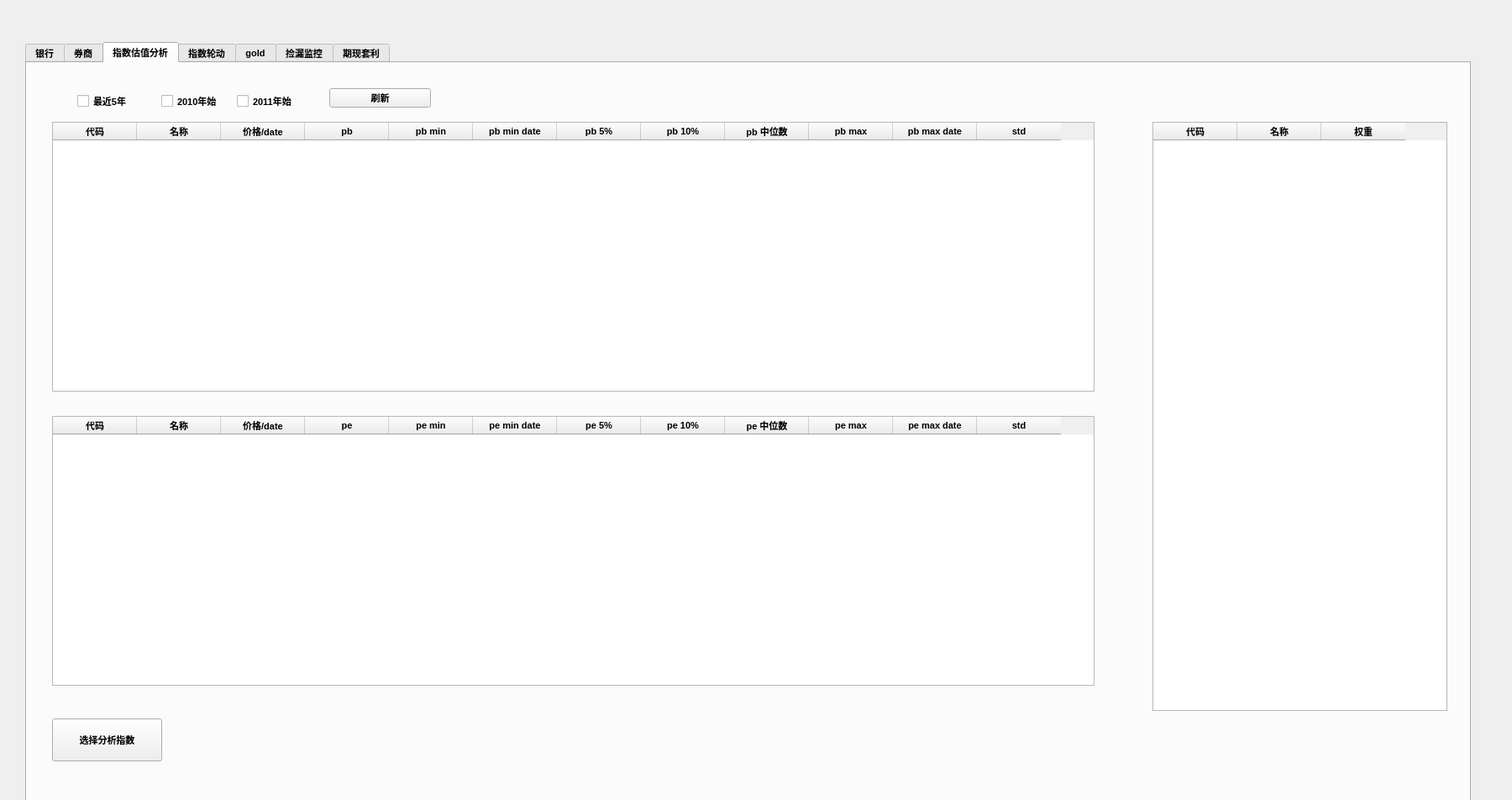
<?xml version="1.0" encoding="UTF-8"?>
<ui version="4.0">
 <class>dog</class>
 <widget class="QWidget" name="dog">
  <property name="geometry">
   <rect>
    <x>0</x>
    <y>0</y>
    <width>1800</width>
    <height>952</height>
   </rect>
  </property>
  <property name="windowTitle">
   <string>Form</string>
  </property>
  <widget class="QTabWidget" name="tabWidget">
   <property name="geometry">
    <rect>
     <x>30</x>
     <y>50</y>
     <width>1721</width>
     <height>921</height>
    </rect>
   </property>
   <property name="font">
    <font>
     <pointsize>8</pointsize>
     <weight>75</weight>
     <bold>true</bold>
    </font>
   </property>
   <property name="tabPosition">
    <enum>QTabWidget::North</enum>
   </property>
   <property name="tabShape">
    <enum>QTabWidget::Rounded</enum>
   </property>
   <property name="currentIndex">
    <number>2</number>
   </property>
   <property name="iconSize">
    <size>
     <width>30</width>
     <height>60</height>
    </size>
   </property>
   <property name="documentMode">
    <bool>false</bool>
   </property>
   <property name="tabsClosable">
    <bool>false</bool>
   </property>
   <property name="movable">
    <bool>false</bool>
   </property>
   <property name="tabBarAutoHide">
    <bool>false</bool>
   </property>
   <widget class="QWidget" name="tab">
    <attribute name="title">
     <string>银行</string>
    </attribute>
    <widget class="QTableWidget" name="tableWidget">
     <property name="geometry">
      <rect>
       <x>9</x>
       <y>90</y>
       <width>881</width>
       <height>721</height>
      </rect>
     </property>
     <column>
      <property name="text">
       <string>代码</string>
      </property>
     </column>
     <column>
      <property name="text">
       <string>名称</string>
      </property>
     </column>
     <column>
      <property name="text">
       <string>价格</string>
      </property>
     </column>
     <column>
      <property name="text">
       <string>PB</string>
      </property>
     </column>
     <column>
      <property name="text">
       <string>股息（税前）</string>
      </property>
     </column>
     <column>
      <property name="text">
       <string>股息率（税前）</string>
      </property>
     </column>
     <column>
      <property name="text">
       <string>分红公告期</string>
      </property>
     </column>
     <column>
      <property name="text">
       <string>flitter排名</string>
      </property>
     </column>
    </widget>
    <widget class="QGroupBox" name="groupBox">
     <property name="geometry">
      <rect>
       <x>1420</x>
       <y>60</y>
       <width>281</width>
       <height>141</height>
      </rect>
     </property>
     <property name="title">
      <string>行情接口选择</string>
     </property>
     <widget class="QLabel" name="label">
      <property name="geometry">
       <rect>
        <x>140</x>
        <y>10</y>
        <width>171</width>
        <height>31</height>
       </rect>
      </property>
      <property name="text">
       <string>行情接口对所有页面有效</string>
      </property>
     </widget>
     <widget class="QLabel" name="label_2">
      <property name="geometry">
       <rect>
        <x>20</x>
        <y>20</y>
        <width>54</width>
        <height>12</height>
       </rect>
      </property>
      <property name="text">
       <string>三选一</string>
      </property>
     </widget>
     <widget class="QWidget" name="layoutWidget">
      <property name="geometry">
       <rect>
        <x>20</x>
        <y>40</y>
        <width>115</width>
        <height>86</height>
       </rect>
      </property>
      <layout class="QVBoxLayout" name="verticalLayout">
       <item>
        <widget class="QCheckBox" name="checkBox_4">
         <property name="text">
          <string>通达信</string>
         </property>
        </widget>
       </item>
       <item>
        <widget class="QCheckBox" name="checkBox_5">
         <property name="text">
          <string>tushare</string>
         </property>
        </widget>
       </item>
       <item>
        <widget class="QCheckBox" name="checkBox_7">
         <property name="text">
          <string>joinquant</string>
         </property>
        </widget>
       </item>
      </layout>
     </widget>
    </widget>
    <widget class="QPushButton" name="pushButton">
     <property name="geometry">
      <rect>
       <x>740</x>
       <y>830</y>
       <width>151</width>
       <height>41</height>
      </rect>
     </property>
     <property name="text">
      <string>更新银行行业信息表</string>
     </property>
    </widget>
    <widget class="QPushButton" name="pushButton_2">
     <property name="geometry">
      <rect>
       <x>740</x>
       <y>40</y>
       <width>151</width>
       <height>41</height>
      </rect>
     </property>
     <property name="text">
      <string>刷新银行分红信息及排名表</string>
     </property>
    </widget>
    <widget class="QTableWidget" name="tableWidget_9">
     <property name="geometry">
      <rect>
       <x>910</x>
       <y>90</y>
       <width>491</width>
       <height>721</height>
      </rect>
     </property>
     <column>
      <property name="text">
       <string>名称</string>
      </property>
     </column>
     <column>
      <property name="text">
       <string>A 代码</string>
      </property>
     </column>
     <column>
      <property name="text">
       <string>HK 代码</string>
      </property>
     </column>
     <column>
      <property name="text">
       <string>H/A</string>
      </property>
     </column>
    </widget>
    <widget class="QPushButton" name="pushButton_6">
     <property name="geometry">
      <rect>
       <x>930</x>
       <y>40</y>
       <width>141</width>
       <height>41</height>
      </rect>
     </property>
     <property name="text">
      <string>刷新H/A溢价</string>
     </property>
    </widget>
    <widget class="QLabel" name="label_10">
     <property name="geometry">
      <rect>
       <x>1120</x>
       <y>50</y>
       <width>81</width>
       <height>21</height>
      </rect>
     </property>
     <property name="text">
      <string>HKD/RMB</string>
     </property>
    </widget>
    <widget class="QLineEdit" name="lineEdit_5">
     <property name="geometry">
      <rect>
       <x>1200</x>
       <y>50</y>
       <width>131</width>
       <height>20</height>
      </rect>
     </property>
    </widget>
   </widget>
   <widget class="QWidget" name="tab_2">
    <attribute name="title">
     <string>券商</string>
    </attribute>
    <widget class="QTableWidget" name="tableWidget_2">
     <property name="geometry">
      <rect>
       <x>20</x>
       <y>70</y>
       <width>1571</width>
       <height>481</height>
      </rect>
     </property>
     <column>
      <property name="text">
       <string>代码</string>
      </property>
     </column>
     <column>
      <property name="text">
       <string>名称</string>
      </property>
     </column>
     <column>
      <property name="text">
       <string>当前价格</string>
      </property>
     </column>
     <column>
      <property name="text">
       <string>昨收价</string>
      </property>
     </column>
     <column>
      <property name="text">
       <string>pb</string>
      </property>
     </column>
     <column>
      <property name="text">
       <string>pb min</string>
      </property>
     </column>
     <column>
      <property name="text">
       <string>pb_min 日期</string>
      </property>
     </column>
     <column>
      <property name="text">
       <string>pb 5%分位</string>
      </property>
     </column>
     <column>
      <property name="text">
       <string>pb 10%分位</string>
      </property>
     </column>
     <column>
      <property name="text">
       <string>pb中位数</string>
      </property>
     </column>
     <column>
      <property name="text">
       <string>pb max</string>
      </property>
     </column>
     <column>
      <property name="text">
       <string>pb_max 日期</string>
      </property>
     </column>
     <column>
      <property name="text">
       <string>pb 方差</string>
      </property>
     </column>
    </widget>
    <widget class="QPushButton" name="pushButton_3">
     <property name="geometry">
      <rect>
       <x>40</x>
       <y>30</y>
       <width>101</width>
       <height>31</height>
      </rect>
     </property>
     <property name="text">
      <string>刷新</string>
     </property>
    </widget>
    <widget class="QTableWidget" name="tableWidget_3">
     <property name="geometry">
      <rect>
       <x>20</x>
       <y>560</y>
       <width>1571</width>
       <height>341</height>
      </rect>
     </property>
     <column>
      <property name="text">
       <string>代码</string>
      </property>
     </column>
     <column>
      <property name="text">
       <string>名称</string>
      </property>
     </column>
     <column>
      <property name="text">
       <string>当前价格</string>
      </property>
     </column>
     <column>
      <property name="text">
       <string>昨收价</string>
      </property>
     </column>
     <column>
      <property name="text">
       <string>pe</string>
      </property>
     </column>
     <column>
      <property name="text">
       <string>pe min</string>
      </property>
     </column>
     <column>
      <property name="text">
       <string>pe_min 日期</string>
      </property>
     </column>
     <column>
      <property name="text">
       <string>pe 5%分位</string>
      </property>
     </column>
     <column>
      <property name="text">
       <string>pe 10%分位</string>
      </property>
     </column>
     <column>
      <property name="text">
       <string>pe中位数</string>
      </property>
     </column>
     <column>
      <property name="text">
       <string>pe max</string>
      </property>
     </column>
     <column>
      <property name="text">
       <string>pe_max 日期</string>
      </property>
     </column>
     <column>
      <property name="text">
       <string>pe 方差</string>
      </property>
     </column>
    </widget>
    <widget class="QCheckBox" name="checkBox">
     <property name="geometry">
      <rect>
       <x>180</x>
       <y>30</y>
       <width>141</width>
       <height>31</height>
      </rect>
     </property>
     <property name="text">
      <string>只分析重点关注标的</string>
     </property>
    </widget>
   </widget>
   <widget class="QWidget" name="tab_3">
    <attribute name="title">
     <string>指数估值分析</string>
    </attribute>
    <widget class="QTableWidget" name="tableWidget_4">
     <property name="geometry">
      <rect>
       <x>30</x>
       <y>70</y>
       <width>1241</width>
       <height>321</height>
      </rect>
     </property>
     <column>
      <property name="text">
       <string>代码</string>
      </property>
     </column>
     <column>
      <property name="text">
       <string>名称</string>
      </property>
     </column>
     <column>
      <property name="text">
       <string>价格/date</string>
      </property>
     </column>
     <column>
      <property name="text">
       <string>pb</string>
      </property>
     </column>
     <column>
      <property name="text">
       <string>pb min</string>
      </property>
     </column>
     <column>
      <property name="text">
       <string>pb min date</string>
      </property>
     </column>
     <column>
      <property name="text">
       <string>pb 5%</string>
      </property>
     </column>
     <column>
      <property name="text">
       <string>pb 10%</string>
      </property>
     </column>
     <column>
      <property name="text">
       <string>pb 中位数</string>
      </property>
     </column>
     <column>
      <property name="text">
       <string>pb max</string>
      </property>
     </column>
     <column>
      <property name="text">
       <string>pb max date</string>
      </property>
     </column>
     <column>
      <property name="text">
       <string>std</string>
      </property>
     </column>
    </widget>
    <widget class="QTableWidget" name="tableWidget_5">
     <property name="geometry">
      <rect>
       <x>30</x>
       <y>420</y>
       <width>1241</width>
       <height>321</height>
      </rect>
     </property>
     <column>
      <property name="text">
       <string>代码</string>
      </property>
     </column>
     <column>
      <property name="text">
       <string>名称</string>
      </property>
     </column>
     <column>
      <property name="text">
       <string>价格/date</string>
      </property>
     </column>
     <column>
      <property name="text">
       <string>pe</string>
      </property>
     </column>
     <column>
      <property name="text">
       <string>pe min</string>
      </property>
     </column>
     <column>
      <property name="text">
       <string>pe min date</string>
      </property>
     </column>
     <column>
      <property name="text">
       <string>pe 5%</string>
      </property>
     </column>
     <column>
      <property name="text">
       <string>pe 10%</string>
      </property>
     </column>
     <column>
      <property name="text">
       <string>pe 中位数</string>
      </property>
     </column>
     <column>
      <property name="text">
       <string>pe max</string>
      </property>
     </column>
     <column>
      <property name="text">
       <string>pe max date</string>
      </property>
     </column>
     <column>
      <property name="text">
       <string>std</string>
      </property>
     </column>
    </widget>
    <widget class="QTableWidget" name="tableWidget_7">
     <property name="geometry">
      <rect>
       <x>1340</x>
       <y>70</y>
       <width>351</width>
       <height>701</height>
      </rect>
     </property>
     <column>
      <property name="text">
       <string>代码</string>
      </property>
     </column>
     <column>
      <property name="text">
       <string>名称</string>
      </property>
     </column>
     <column>
      <property name="text">
       <string>权重</string>
      </property>
     </column>
    </widget>
    <widget class="QPushButton" name="pushButton_5">
     <property name="geometry">
      <rect>
       <x>30</x>
       <y>780</y>
       <width>131</width>
       <height>51</height>
      </rect>
     </property>
     <property name="text">
      <string>选择分析指数</string>
     </property>
    </widget>
    <widget class="QCheckBox" name="checkBox_2">
     <property name="geometry">
      <rect>
       <x>60</x>
       <y>30</y>
       <width>111</width>
       <height>31</height>
      </rect>
     </property>
     <property name="text">
      <string>最近5年</string>
     </property>
    </widget>
    <widget class="QCheckBox" name="checkBox_6">
     <property name="geometry">
      <rect>
       <x>160</x>
       <y>30</y>
       <width>111</width>
       <height>31</height>
      </rect>
     </property>
     <property name="text">
      <string>2010年始</string>
     </property>
    </widget>
    <widget class="QPushButton" name="pushButton_8">
     <property name="geometry">
      <rect>
       <x>360</x>
       <y>30</y>
       <width>121</width>
       <height>23</height>
      </rect>
     </property>
     <property name="text">
      <string>刷新</string>
     </property>
    </widget>
    <widget class="QCheckBox" name="checkBox_8">
     <property name="geometry">
      <rect>
       <x>250</x>
       <y>30</y>
       <width>111</width>
       <height>31</height>
      </rect>
     </property>
     <property name="text">
      <string>2011年始</string>
     </property>
    </widget>
   </widget>
   <widget class="QWidget" name="tab_5">
    <attribute name="title">
     <string>指数轮动</string>
    </attribute>
    <widget class="QWidget" name="layoutWidget">
     <property name="geometry">
      <rect>
       <x>40</x>
       <y>80</y>
       <width>1641</width>
       <height>261</height>
      </rect>
     </property>
     <layout class="QGridLayout" name="gridLayout">
      <item row="0" column="0">
       <widget class="QLabel" name="label_11">
        <property name="font">
         <font>
          <pointsize>16</pointsize>
         </font>
        </property>
        <property name="text">
         <string>沪深300 VS 中证500</string>
        </property>
       </widget>
      </item>
      <item row="0" column="1">
       <widget class="QLabel" name="label_12">
        <property name="font">
         <font>
          <pointsize>16</pointsize>
         </font>
        </property>
        <property name="text">
         <string>沪深300 VS 创业板</string>
        </property>
       </widget>
      </item>
      <item row="0" column="2">
       <widget class="QLabel" name="label_19">
        <property name="font">
         <font>
          <pointsize>16</pointsize>
         </font>
        </property>
        <property name="text">
         <string>沪深300 VS 创业板50</string>
        </property>
       </widget>
      </item>
      <item row="1" column="0">
       <widget class="QTableWidget" name="tableWidget_8">
        <row>
         <property name="text">
          <string>二八标准</string>
         </property>
        </row>
        <row>
         <property name="text">
          <string>二八plus</string>
         </property>
        </row>
        <column>
         <property name="text">
          <string>结果</string>
         </property>
        </column>
        <column>
         <property name="text">
          <string>当前点位</string>
         </property>
        </column>
        <column>
         <property name="text">
          <string>比较日点位</string>
         </property>
        </column>
       </widget>
      </item>
      <item row="1" column="1">
       <widget class="QTableWidget" name="tableWidget_10">
        <row>
         <property name="text">
          <string>二八标准</string>
         </property>
        </row>
        <row>
         <property name="text">
          <string>二八plus</string>
         </property>
        </row>
        <column>
         <property name="text">
          <string>结果</string>
         </property>
        </column>
        <column>
         <property name="text">
          <string>当前点位</string>
         </property>
        </column>
        <column>
         <property name="text">
          <string>比较日点位</string>
         </property>
        </column>
       </widget>
      </item>
      <item row="1" column="2">
       <widget class="QTableWidget" name="tableWidget_11">
        <row>
         <property name="text">
          <string>二八标准</string>
         </property>
        </row>
        <row>
         <property name="text">
          <string>二八plus</string>
         </property>
        </row>
        <column>
         <property name="text">
          <string>结果</string>
         </property>
        </column>
        <column>
         <property name="text">
          <string>当前点位</string>
         </property>
        </column>
        <column>
         <property name="text">
          <string>比较日点位</string>
         </property>
        </column>
       </widget>
      </item>
     </layout>
    </widget>
    <widget class="QPushButton" name="pushButton_7">
     <property name="geometry">
      <rect>
       <x>40</x>
       <y>40</y>
       <width>131</width>
       <height>31</height>
      </rect>
     </property>
     <property name="text">
      <string>刷新轮动</string>
     </property>
    </widget>
    <widget class="QTableWidget" name="tableWidget_12">
     <property name="geometry">
      <rect>
       <x>40</x>
       <y>380</y>
       <width>1031</width>
       <height>192</height>
      </rect>
     </property>
     <column>
      <property name="text">
       <string>code</string>
      </property>
     </column>
     <column>
      <property name="text">
       <string>name</string>
      </property>
     </column>
     <column>
      <property name="text">
       <string>新建列</string>
      </property>
     </column>
     <column>
      <property name="text">
       <string>比较值</string>
      </property>
     </column>
     <column>
      <property name="text">
       <string>比对</string>
      </property>
     </column>
     <column>
      <property name="text">
       <string>比较值</string>
      </property>
     </column>
     <column>
      <property name="text">
       <string>新建列</string>
      </property>
     </column>
     <column>
      <property name="text">
       <string>比较值</string>
      </property>
     </column>
     <column>
      <property name="text">
       <string>date</string>
      </property>
     </column>
    </widget>
   </widget>
   <widget class="QWidget" name="tab_4">
    <attribute name="title">
     <string>gold</string>
    </attribute>
    <widget class="QWidget" name="formLayoutWidget">
     <property name="geometry">
      <rect>
       <x>80</x>
       <y>70</y>
       <width>292</width>
       <height>211</height>
      </rect>
     </property>
     <layout class="QFormLayout" name="formLayout">
      <item row="0" column="0">
       <widget class="QLabel" name="label_3">
        <property name="font">
         <font>
          <pointsize>15</pointsize>
          <weight>75</weight>
          <bold>true</bold>
         </font>
        </property>
        <property name="text">
         <string>AU：</string>
        </property>
       </widget>
      </item>
      <item row="0" column="1">
       <widget class="QLineEdit" name="lineEdit">
        <property name="font">
         <font>
          <pointsize>15</pointsize>
          <weight>75</weight>
          <bold>true</bold>
         </font>
        </property>
        <property name="text">
         <string/>
        </property>
       </widget>
      </item>
      <item row="1" column="0">
       <widget class="QLabel" name="label_4">
        <property name="font">
         <font>
          <pointsize>15</pointsize>
          <weight>75</weight>
          <bold>true</bold>
         </font>
        </property>
        <property name="text">
         <string>AG：</string>
        </property>
       </widget>
      </item>
      <item row="1" column="1">
       <widget class="QLineEdit" name="lineEdit_2">
        <property name="font">
         <font>
          <pointsize>15</pointsize>
          <weight>75</weight>
          <bold>true</bold>
         </font>
        </property>
        <property name="text">
         <string/>
        </property>
       </widget>
      </item>
      <item row="2" column="0">
       <widget class="QLabel" name="label_5">
        <property name="font">
         <font>
          <pointsize>15</pointsize>
          <weight>75</weight>
          <bold>true</bold>
         </font>
        </property>
        <property name="text">
         <string>AU/AG:</string>
        </property>
       </widget>
      </item>
      <item row="2" column="1">
       <widget class="QLineEdit" name="lineEdit_3">
        <property name="font">
         <font>
          <pointsize>15</pointsize>
          <weight>75</weight>
          <bold>true</bold>
         </font>
        </property>
        <property name="text">
         <string/>
        </property>
       </widget>
      </item>
      <item row="4" column="1">
       <widget class="QPushButton" name="pushButton_4">
        <property name="font">
         <font>
          <pointsize>15</pointsize>
         </font>
        </property>
        <property name="text">
         <string>手动刷新</string>
        </property>
       </widget>
      </item>
      <item row="3" column="0">
       <widget class="QLabel" name="label_6">
        <property name="font">
         <font>
          <pointsize>15</pointsize>
          <weight>75</weight>
          <bold>true</bold>
         </font>
        </property>
        <property name="text">
         <string>time：</string>
        </property>
       </widget>
      </item>
      <item row="3" column="1">
       <widget class="QLineEdit" name="lineEdit_4">
        <property name="font">
         <font>
          <pointsize>15</pointsize>
          <weight>75</weight>
          <bold>true</bold>
         </font>
        </property>
        <property name="text">
         <string/>
        </property>
       </widget>
      </item>
      <item row="5" column="1">
       <widget class="QCheckBox" name="checkBox_3">
        <property name="font">
         <font>
          <pointsize>15</pointsize>
         </font>
        </property>
        <property name="text">
         <string>自动刷新</string>
        </property>
       </widget>
      </item>
     </layout>
    </widget>
    <widget class="QWidget" name="formLayoutWidget_2">
     <property name="geometry">
      <rect>
       <x>420</x>
       <y>70</y>
       <width>231</width>
       <height>101</height>
      </rect>
     </property>
     <layout class="QFormLayout" name="formLayout_2">
      <item row="0" column="0">
       <widget class="QLabel" name="label_7">
        <property name="font">
         <font>
          <pointsize>15</pointsize>
          <weight>75</weight>
          <bold>true</bold>
         </font>
        </property>
        <property name="text">
         <string>AU</string>
        </property>
       </widget>
      </item>
      <item row="1" column="0">
       <widget class="QLabel" name="label_8">
        <property name="font">
         <font>
          <pointsize>15</pointsize>
          <weight>75</weight>
          <bold>true</bold>
         </font>
        </property>
        <property name="text">
         <string>卖一价</string>
        </property>
       </widget>
      </item>
      <item row="1" column="1">
       <widget class="QLineEdit" name="lineEdit_6">
        <property name="font">
         <font>
          <pointsize>15</pointsize>
          <weight>75</weight>
          <bold>true</bold>
         </font>
        </property>
        <property name="text">
         <string/>
        </property>
       </widget>
      </item>
      <item row="3" column="0">
       <widget class="QLabel" name="label_9">
        <property name="font">
         <font>
          <pointsize>15</pointsize>
          <weight>75</weight>
          <bold>true</bold>
         </font>
        </property>
        <property name="text">
         <string>买一价</string>
        </property>
       </widget>
      </item>
      <item row="3" column="1">
       <widget class="QLineEdit" name="lineEdit_7">
        <property name="font">
         <font>
          <pointsize>15</pointsize>
          <weight>75</weight>
          <bold>true</bold>
         </font>
        </property>
        <property name="text">
         <string/>
        </property>
       </widget>
      </item>
      <item row="2" column="0">
       <spacer name="verticalSpacer">
        <property name="orientation">
         <enum>Qt::Vertical</enum>
        </property>
        <property name="sizeHint" stdset="0">
         <size>
          <width>20</width>
          <height>40</height>
         </size>
        </property>
       </spacer>
      </item>
      <item row="2" column="1">
       <spacer name="verticalSpacer_2">
        <property name="orientation">
         <enum>Qt::Vertical</enum>
        </property>
        <property name="sizeHint" stdset="0">
         <size>
          <width>20</width>
          <height>40</height>
         </size>
        </property>
       </spacer>
      </item>
     </layout>
    </widget>
    <widget class="QWidget" name="formLayoutWidget_3">
     <property name="geometry">
      <rect>
       <x>420</x>
       <y>180</y>
       <width>231</width>
       <height>101</height>
      </rect>
     </property>
     <layout class="QFormLayout" name="formLayout_3">
      <item row="0" column="0">
       <widget class="QLabel" name="label_13">
        <property name="font">
         <font>
          <pointsize>15</pointsize>
          <weight>75</weight>
          <bold>true</bold>
         </font>
        </property>
        <property name="text">
         <string>AG</string>
        </property>
       </widget>
      </item>
      <item row="1" column="0">
       <widget class="QLabel" name="label_14">
        <property name="font">
         <font>
          <pointsize>15</pointsize>
          <weight>75</weight>
          <bold>true</bold>
         </font>
        </property>
        <property name="text">
         <string>卖一价</string>
        </property>
       </widget>
      </item>
      <item row="1" column="1">
       <widget class="QLineEdit" name="lineEdit_9">
        <property name="font">
         <font>
          <pointsize>15</pointsize>
          <weight>75</weight>
          <bold>true</bold>
         </font>
        </property>
        <property name="text">
         <string/>
        </property>
       </widget>
      </item>
      <item row="3" column="0">
       <widget class="QLabel" name="label_15">
        <property name="font">
         <font>
          <pointsize>15</pointsize>
          <weight>75</weight>
          <bold>true</bold>
         </font>
        </property>
        <property name="text">
         <string>买一价</string>
        </property>
       </widget>
      </item>
      <item row="3" column="1">
       <widget class="QLineEdit" name="lineEdit_11">
        <property name="font">
         <font>
          <pointsize>15</pointsize>
          <weight>75</weight>
          <bold>true</bold>
         </font>
        </property>
        <property name="text">
         <string/>
        </property>
       </widget>
      </item>
      <item row="2" column="0">
       <spacer name="verticalSpacer_3">
        <property name="orientation">
         <enum>Qt::Vertical</enum>
        </property>
        <property name="sizeHint" stdset="0">
         <size>
          <width>20</width>
          <height>40</height>
         </size>
        </property>
       </spacer>
      </item>
      <item row="2" column="1">
       <spacer name="verticalSpacer_4">
        <property name="orientation">
         <enum>Qt::Vertical</enum>
        </property>
        <property name="sizeHint" stdset="0">
         <size>
          <width>20</width>
          <height>40</height>
         </size>
        </property>
       </spacer>
      </item>
     </layout>
    </widget>
    <widget class="QWidget" name="formLayoutWidget_4">
     <property name="geometry">
      <rect>
       <x>670</x>
       <y>70</y>
       <width>231</width>
       <height>101</height>
      </rect>
     </property>
     <layout class="QFormLayout" name="formLayout_4">
      <item row="0" column="0">
       <widget class="QLabel" name="label_16">
        <property name="font">
         <font>
          <pointsize>15</pointsize>
          <weight>75</weight>
          <bold>true</bold>
         </font>
        </property>
        <property name="text">
         <string>AG/AG</string>
        </property>
       </widget>
      </item>
      <item row="1" column="0">
       <widget class="QLabel" name="label_17">
        <property name="font">
         <font>
          <pointsize>15</pointsize>
          <weight>75</weight>
          <bold>true</bold>
         </font>
        </property>
        <property name="text">
         <string>做多</string>
        </property>
       </widget>
      </item>
      <item row="1" column="1">
       <widget class="QLineEdit" name="lineEdit_10">
        <property name="font">
         <font>
          <pointsize>15</pointsize>
          <weight>75</weight>
          <bold>true</bold>
         </font>
        </property>
        <property name="text">
         <string/>
        </property>
       </widget>
      </item>
      <item row="3" column="0">
       <widget class="QLabel" name="label_18">
        <property name="font">
         <font>
          <pointsize>15</pointsize>
          <weight>75</weight>
          <bold>true</bold>
         </font>
        </property>
        <property name="text">
         <string>做空</string>
        </property>
       </widget>
      </item>
      <item row="3" column="1">
       <widget class="QLineEdit" name="lineEdit_12">
        <property name="font">
         <font>
          <pointsize>15</pointsize>
          <weight>75</weight>
          <bold>true</bold>
         </font>
        </property>
        <property name="text">
         <string/>
        </property>
       </widget>
      </item>
      <item row="2" column="0">
       <spacer name="verticalSpacer_5">
        <property name="orientation">
         <enum>Qt::Vertical</enum>
        </property>
        <property name="sizeHint" stdset="0">
         <size>
          <width>20</width>
          <height>40</height>
         </size>
        </property>
       </spacer>
      </item>
      <item row="2" column="1">
       <spacer name="verticalSpacer_6">
        <property name="orientation">
         <enum>Qt::Vertical</enum>
        </property>
        <property name="sizeHint" stdset="0">
         <size>
          <width>20</width>
          <height>40</height>
         </size>
        </property>
       </spacer>
      </item>
     </layout>
    </widget>
    <widget class="QWidget" name="formLayoutWidget_5">
     <property name="geometry">
      <rect>
       <x>80</x>
       <y>360</y>
       <width>311</width>
       <height>227</height>
      </rect>
     </property>
     <layout class="QFormLayout" name="formLayout_5">
      <item row="2" column="0">
       <widget class="QLabel" name="label_010">
        <property name="font">
         <font>
          <pointsize>12</pointsize>
         </font>
        </property>
        <property name="text">
         <string>做多买入线：</string>
        </property>
       </widget>
      </item>
      <item row="2" column="1">
       <widget class="QLineEdit" name="lineEdit_08">
        <property name="font">
         <font>
          <pointsize>12</pointsize>
         </font>
        </property>
       </widget>
      </item>
      <item row="3" column="0">
       <widget class="QLabel" name="label_011">
        <property name="font">
         <font>
          <pointsize>12</pointsize>
         </font>
        </property>
        <property name="text">
         <string>做多卖出线：</string>
        </property>
       </widget>
      </item>
      <item row="3" column="1">
       <widget class="QLineEdit" name="lineEdit_013">
        <property name="font">
         <font>
          <pointsize>12</pointsize>
         </font>
        </property>
       </widget>
      </item>
      <item row="5" column="0">
       <widget class="QLabel" name="label_012">
        <property name="font">
         <font>
          <pointsize>12</pointsize>
         </font>
        </property>
        <property name="text">
         <string>做空买入线：</string>
        </property>
       </widget>
      </item>
      <item row="5" column="1">
       <widget class="QLineEdit" name="lineEdit_014">
        <property name="font">
         <font>
          <pointsize>12</pointsize>
         </font>
        </property>
       </widget>
      </item>
      <item row="6" column="0">
       <widget class="QLabel" name="label_019">
        <property name="font">
         <font>
          <pointsize>12</pointsize>
         </font>
        </property>
        <property name="text">
         <string>做空卖出线：</string>
        </property>
       </widget>
      </item>
      <item row="6" column="1">
       <widget class="QLineEdit" name="lineEdit_015">
        <property name="font">
         <font>
          <pointsize>12</pointsize>
         </font>
        </property>
       </widget>
      </item>
      <item row="4" column="0">
       <widget class="QLabel" name="label_020">
        <property name="font">
         <font>
          <pointsize>12</pointsize>
         </font>
        </property>
        <property name="text">
         <string>统计周期：</string>
        </property>
       </widget>
      </item>
      <item row="4" column="1">
       <widget class="QLineEdit" name="lineEdit_016">
        <property name="font">
         <font>
          <pointsize>12</pointsize>
         </font>
        </property>
       </widget>
      </item>
      <item row="1" column="0">
       <widget class="QLabel" name="label_021">
        <property name="font">
         <font>
          <pointsize>12</pointsize>
         </font>
        </property>
        <property name="text">
         <string>历史数据最后日期：</string>
        </property>
       </widget>
      </item>
      <item row="1" column="1">
       <widget class="QLineEdit" name="lineEdit_017">
        <property name="font">
         <font>
          <pointsize>12</pointsize>
         </font>
        </property>
       </widget>
      </item>
      <item row="0" column="0">
       <widget class="QLabel" name="label_022">
        <property name="font">
         <font>
          <pointsize>12</pointsize>
         </font>
        </property>
        <property name="text">
         <string>今日：</string>
        </property>
       </widget>
      </item>
      <item row="0" column="1">
       <widget class="QLineEdit" name="lineEdit_018">
        <property name="font">
         <font>
          <pointsize>12</pointsize>
         </font>
        </property>
       </widget>
      </item>
     </layout>
    </widget>
    <widget class="QTableWidget" name="tableWidget_6">
     <property name="geometry">
      <rect>
       <x>20</x>
       <y>620</y>
       <width>1151</width>
       <height>192</height>
      </rect>
     </property>
     <column>
      <property name="text">
       <string>多-buy</string>
      </property>
     </column>
     <column>
      <property name="text">
       <string>多-sell</string>
      </property>
     </column>
     <column>
      <property name="text">
       <string>空-buy</string>
      </property>
     </column>
     <column>
      <property name="text">
       <string>空-sell</string>
      </property>
     </column>
     <column>
      <property name="text">
       <string>max</string>
      </property>
     </column>
     <column>
      <property name="text">
       <string>min</string>
      </property>
     </column>
     <column>
      <property name="text">
       <string>均值</string>
      </property>
     </column>
     <column>
      <property name="text">
       <string>方差</string>
      </property>
     </column>
     <column>
      <property name="text">
       <string>25%</string>
      </property>
     </column>
     <column>
      <property name="text">
       <string>50%</string>
      </property>
     </column>
     <column>
      <property name="text">
       <string>75%</string>
      </property>
     </column>
    </widget>
   </widget>
   <widget class="QWidget" name="tab_7">
    <attribute name="title">
     <string>捡漏监控</string>
    </attribute>
    <widget class="QTableWidget" name="tableWidget_13">
     <property name="geometry">
      <rect>
       <x>40</x>
       <y>80</y>
       <width>591</width>
       <height>121</height>
      </rect>
     </property>
     <column>
      <property name="text">
       <string>code</string>
      </property>
     </column>
     <column>
      <property name="text">
       <string>name</string>
      </property>
     </column>
     <column>
      <property name="text">
       <string>当前价格</string>
      </property>
     </column>
     <column>
      <property name="text">
       <string>监控阈值</string>
      </property>
     </column>
     <column>
      <property name="text">
       <string>折溢价</string>
      </property>
     </column>
    </widget>
    <widget class="QGroupBox" name="groupBox_2">
     <property name="geometry">
      <rect>
       <x>740</x>
       <y>80</y>
       <width>251</width>
       <height>91</height>
      </rect>
     </property>
     <property name="title">
      <string>刷新方式</string>
     </property>
     <widget class="QCheckBox" name="checkBox_9">
      <property name="geometry">
       <rect>
        <x>30</x>
        <y>30</y>
        <width>131</width>
        <height>16</height>
       </rect>
      </property>
      <property name="text">
       <string>自动刷新</string>
      </property>
     </widget>
     <widget class="QCheckBox" name="checkBox_10">
      <property name="geometry">
       <rect>
        <x>30</x>
        <y>60</y>
        <width>131</width>
        <height>16</height>
       </rect>
      </property>
      <property name="text">
       <string>手动刷新</string>
      </property>
     </widget>
    </widget>
    <widget class="QGroupBox" name="groupBox_3">
     <property name="geometry">
      <rect>
       <x>740</x>
       <y>200</y>
       <width>251</width>
       <height>121</height>
      </rect>
     </property>
     <property name="title">
      <string>自动刷新周期</string>
     </property>
     <widget class="QCheckBox" name="checkBox_11">
      <property name="geometry">
       <rect>
        <x>30</x>
        <y>30</y>
        <width>131</width>
        <height>16</height>
       </rect>
      </property>
      <property name="text">
       <string>1分钟</string>
      </property>
     </widget>
     <widget class="QCheckBox" name="checkBox_12">
      <property name="geometry">
       <rect>
        <x>30</x>
        <y>60</y>
        <width>131</width>
        <height>16</height>
       </rect>
      </property>
      <property name="text">
       <string>3分钟</string>
      </property>
     </widget>
     <widget class="QCheckBox" name="checkBox_13">
      <property name="geometry">
       <rect>
        <x>30</x>
        <y>90</y>
        <width>131</width>
        <height>16</height>
       </rect>
      </property>
      <property name="text">
       <string>5分钟</string>
      </property>
     </widget>
     <widget class="QComboBox" name="comboBox">
      <property name="geometry">
       <rect>
        <x>110</x>
        <y>30</y>
        <width>69</width>
        <height>22</height>
       </rect>
      </property>
      <item>
       <property name="text">
        <string>1</string>
       </property>
      </item>
      <item>
       <property name="text">
        <string>3</string>
       </property>
      </item>
      <item>
       <property name="text">
        <string>5</string>
       </property>
      </item>
      <item>
       <property name="text">
        <string>10</string>
       </property>
      </item>
     </widget>
     <widget class="QLabel" name="label_22">
      <property name="geometry">
       <rect>
        <x>190</x>
        <y>30</y>
        <width>54</width>
        <height>21</height>
       </rect>
      </property>
      <property name="text">
       <string>分钟</string>
      </property>
     </widget>
    </widget>
    <widget class="QPushButton" name="pushButton_9">
     <property name="geometry">
      <rect>
       <x>740</x>
       <y>340</y>
       <width>151</width>
       <height>41</height>
      </rect>
     </property>
     <property name="text">
      <string>刷新</string>
     </property>
    </widget>
    <widget class="QLabel" name="label_20">
     <property name="geometry">
      <rect>
       <x>50</x>
       <y>50</y>
       <width>101</width>
       <height>31</height>
      </rect>
     </property>
     <property name="text">
      <string>鹏华前海REIT</string>
     </property>
    </widget>
    <widget class="QLabel" name="label_21">
     <property name="geometry">
      <rect>
       <x>180</x>
       <y>50</y>
       <width>61</width>
       <height>31</height>
      </rect>
     </property>
     <property name="text">
      <string>告警阈值</string>
     </property>
    </widget>
    <widget class="QLineEdit" name="lineEdit_8">
     <property name="geometry">
      <rect>
       <x>240</x>
       <y>50</y>
       <width>113</width>
       <height>20</height>
      </rect>
     </property>
    </widget>
   </widget>
   <widget class="QWidget" name="tab_6">
    <attribute name="title">
     <string>期现套利</string>
    </attribute>
   </widget>
  </widget>
 </widget>
 <resources/>
 <connections/>
</ui>
